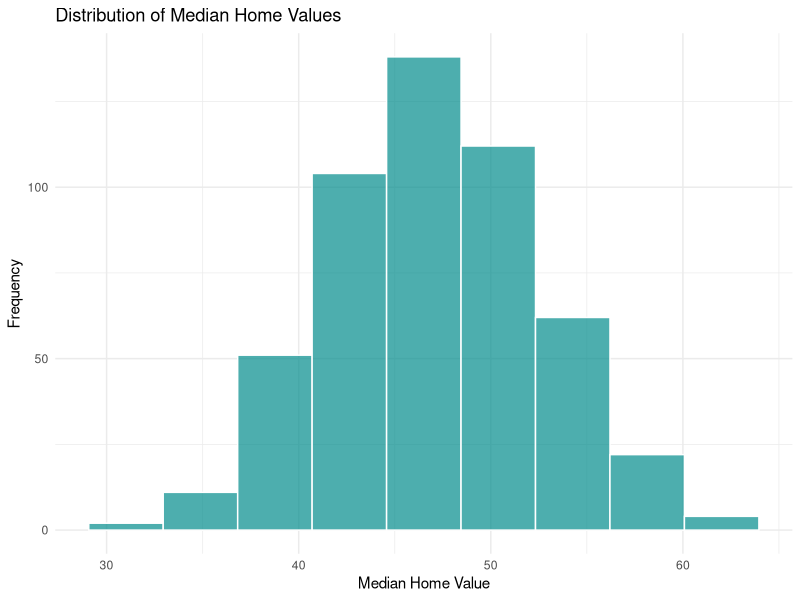
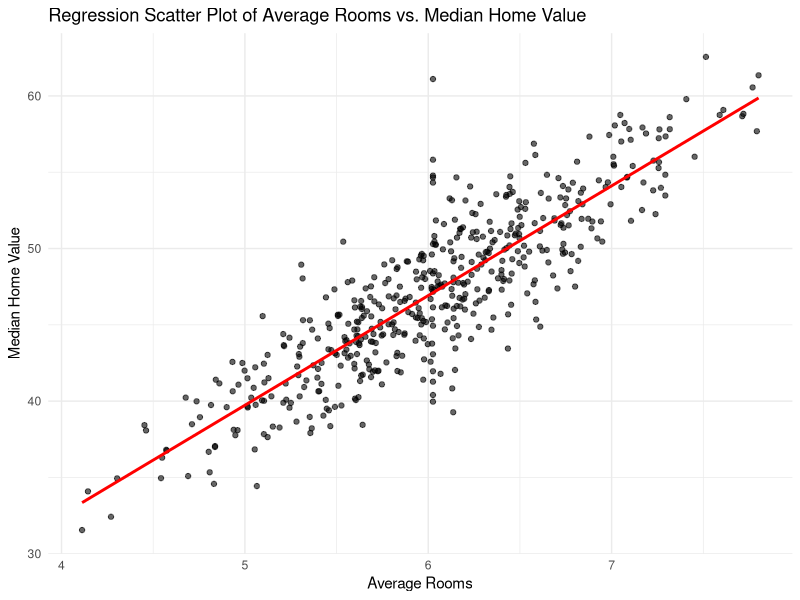

Generate these figures, in order, with R:
#Part 1 - Data analysis
# Load required libraries
# optional installation step, if you don't have the libraries installed:
# install.packages(c("ggplot2", "dplyr","car"))
library(ggplot2)
library(dplyr)
library(car)
# 1. Load the data
data <- read.csv('housing_data.csv')

# 2. Summary statistics
print(summary(data))

# 3. Calculate mean, mode and median, as well as the standard deviation for each variable
# Mode function
mode_func <- function(x) {
  uniqv <- unique(x)
  uniqv[which.max(tabulate(match(x, uniqv)))]
}

means <- sapply(data, mean, na.rm = TRUE)  # Calculate means
modes <- sapply(data, mode_func)  # Calculate modes
medians <- sapply(data, median, na.rm = TRUE)  # Calculate medians
sds <- sapply(data, sd) 

medians
# Print results
print(data.frame(Variable = names(data), Mean = means, Mode = modes, Median = medians, SDT = sds))

# 4. Compute the correlation between each pair of variables
correlation_matrix <- cor(data, use = "complete.obs")
print(correlation_matrix)
max(correlation_matrix[correlation_matrix < 1])

means <- sapply(data, mean)  # Calculate means
sds <- sapply(data, sd)      # Calculate standard deviations
print(data.frame(Variable = names(data), Mean = means, Std_Deviation = sds))

# Fill in missing values with the mean for each variable
data <- data %>%
  mutate_all(~ifelse(is.na(.), mean(., na.rm=TRUE), .))
# Part 2 - Data visualization
# Create a histogram of house prices with styling and 8 bins
histogram <- ggplot(data, aes(x = `Median.Home.Value`)) +
  geom_histogram(bins = 9, fill="darkcyan", color="white", alpha=0.7) +
  labs(title = "Distribution of Median Home Values",
       x = "Median Home Value",
       y = "Frequency") +
  theme_minimal()
histogram

#Part 3 - Hypothesis testing
# 1. Define "high" and "low" crime rates based on the median of the Crime.Rate variable
median_crime_rate <- medians["Crime.Rate"]

data$Crime.Category <- ifelse(data$Crime.Rate > median_crime_rate, "High", "Low")
unique(data$Crime.Category)
levels(data$Crime.Category)
levene_test <- leveneTest(Median.Home.Value ~ Crime.Category, data = data)
print(levene_test)


# 2. Additional: Check for assumptions
# For a t-test, it's essential to check for normality & homogeneity of variance.

# Check normality for each group
shapiro_test_high <- shapiro.test(data$Median.Home.Value[data$Crime.Category == "High"])
shapiro_test_low <- shapiro.test(data$Median.Home.Value[data$Crime.Category == "Low"])
shapiro_test_high
shapiro_test_low

print(paste("Shapiro Test p-value for High Crime Rate:", shapiro_test_high$p.value))
print(paste("Shapiro Test p-value for Low Crime Rate:", shapiro_test_low$p.value))

# If the p-value is < 0.05 for the Shapiro test, then the data is not normally distributed.

# Check for homogeneity of variance using Levene's Test (need to install & load the 'car' package)

# If the p-value is < 0.05 for the Levene's test, then variances between the groups are not equal.

# 3. Conduct an independent two-sample t-test

t_test_result <- t.test(Median.Home.Value ~ Crime.Category, data = data, var.equal = TRUE)
print(t_test_result)


# 4. Print the results
print(t_test_result)

alpha <- 0.05
df <- nrow(data) - 1  # where n is your sample size

# For a two-tailed test, we take the alpha value and divide by 2 for the upper tail. 
# We use 1 - (alpha/2) because qt() gives the left tail by default, and subtracting from 1 gives us the right tail.
critical_t <- qt(1 - (alpha/2), df)
print(critical_t)


# Part 4 - Linear regression
# for predicting the median home value with the average rooms variable
model <- lm(`Median.Home.Value` ~ `Average.Rooms`, data=data)
print(summary(model))

regression_scatter <- ggplot(data, aes(x=Average.Rooms, y=Median.Home.Value)) +
  geom_point( alpha=0.6) +  # Color points by Crime Rate for added depth
  geom_smooth(method="lm", col="red", se=FALSE) +  # Linear regression line without shaded region
  labs(title="Regression Scatter Plot of Average Rooms vs. Median Home Value",
       x="Average Rooms",
       y="Median Home Value") +
  theme_minimal()
regression_scatter
